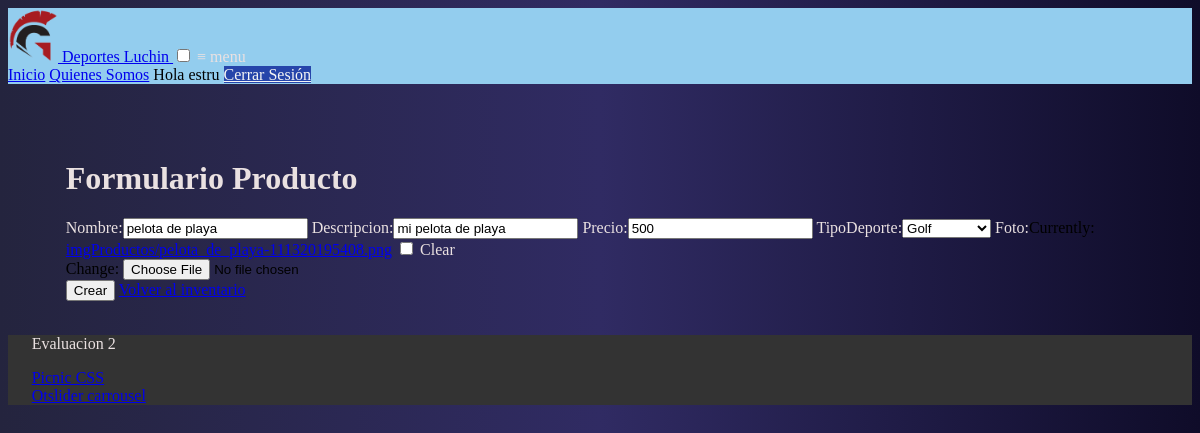
/warehouse/edit/1/ (signed in), run on the app's committed database.
### Tienda/models.py (models this page shows, shortened)
class Productos(models.Model):
    nombre=models.CharField(max_length=50)
    descripcion=models.CharField(max_length=200, null=True, blank=True)
    precio=models.IntegerField()
    tipoDeporte=models.ForeignKey(Deporte, null=True, on_delete= models.SET_NULL)
    path_and_rename = PathAndRename("imgProductos/")
    foto = models.ImageField(upload_to=path_and_rename, null=True, blank=True)

class Deporte(models.Model):
    nombre=models.CharField(max_length=20)
    path_and_rename = PathAndRename("imgCategory/")
    foto = models.ImageField(upload_to=path_and_rename, null=True, blank=True)
    def __str__(self):
        return self.nombre

### Tienda/decorators.py (the view)
        def wrapper_func(request, *args, **kwargs):
            group = None
            if request.user.groups.exists():
                group = request.user.groups.all()[0].name
            if group in allowed_roles:
                return view_func(request, *args, **kwargs)
            else:
                return HttpResponse('acceso denegado')

### Tienda/forms.py
class formProductos(ModelForm):
    class Meta:
        model = Productos
        fields = '__all__'

### Tienda/views.py (called while the page is built)
@login_required(login_url='home')
@allowed_users(allowed_roles=['administrador'])
def editProduct(request, pk):
    producto = Productos.objects.get(id=pk)
    form = formProductos(instance=producto)
    if request.method == 'POST':
        form = formProductos(request.POST, request.FILES, instance=producto)
        if form.is_valid():
            form.save()
            return redirect('warehouse')
    context = {'form':form, 'title':'Editar Producto'}
    return render(request, 'vistas/product_create.html', context)

### Tienda/templates/vistas/product_create.html (shortened to what this page needs)
{% extends 'vistas/main.html' %}
{% load static %}
{% block content %}
<h1>Formulario Producto</h1>
<form action="" method="POST" enctype="multipart/form-data">
    <div>
        {{form}}
    </div>
    <input type="submit" class="success" value="Crear">
    <a href="{% url 'warehouse' %}" class="button warning">Volver al inventario</a>
</form>
{% endblock %}

### Tienda/templates/vistas/nav.html (shortened to what this page needs)
{% load static %}
<nav class="demo">
    <a href="#" class="brand">
      <img class="logo" src="{% static 'img/Logo.png' %}" />
      <span>Deportes Luchin</span>
    </a>
    <input id="bmenub" type="checkbox" class="show">
    <label for="bmenub" class="burger pseudo button">&#8801; menu</label>
    <div class="menu">
      <a href="{% url 'home' %}" class="pseudo button">Inicio</a>
      <a href="{% url 'about' %}" class="pseudo button">Quienes Somos</a>
      {% if user.is_authenticated %}
      <label class="user-label">Hola {{ request.user }}</label>
      <a href="{% url 'logout' %}" class="button myPersonalBtn">Cerrar Sesión</a>
      {% else %}
        <a href="{% url 'register' %}" class="button myPersonalBtn">Registrarse</a>
        <a href="{% url 'login' %}" class="button myPersonalBtn">Iniciar Sesión</a>
      {% endif %}
    </div>
  </nav>

### static/css/main.css (style rules this page uses)
body { background: #0f0c29; background: -webkit-linear-gradient(to right, #24243e, #302b63, #0f0c29); background: linear-gradient(to right, #24243e, #302b63, #0f0c29); }
nav { background-color: #93cdee; }
.logo { width: 50px; }
h1,h2,h3,h4,h5,h6,p,label { color: #eae1e1; }
.myPersonalBtn { background: rgb(38, 69, 170); color: whitesmoke; }
.user-label { color: black; cursor: context-menu; }

### data on the page
Productos: nombre "pelota de playa", descripcion "mi pelota de playa", precio "500", tipoDeporte "Golf"

### other printed values
{{ request.user }} "estru"
